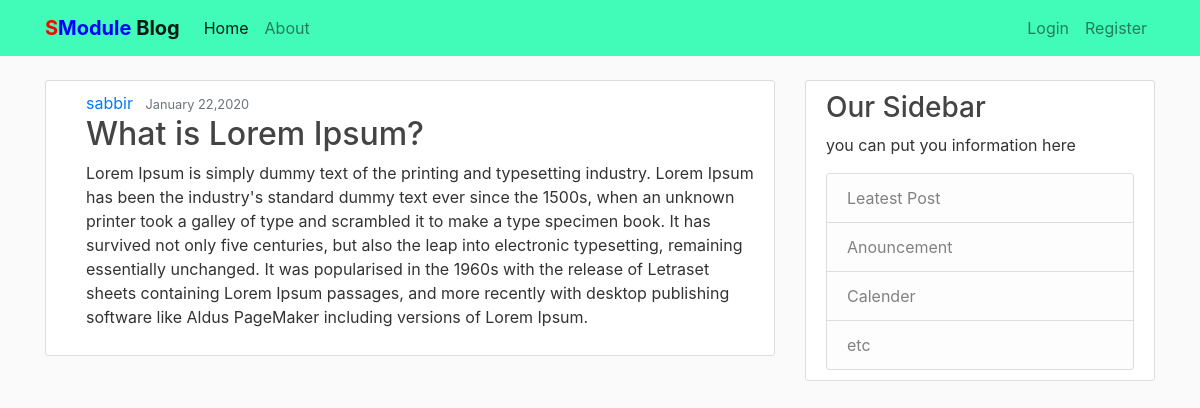
/post/5/, run on an earlier commit of the app's database.
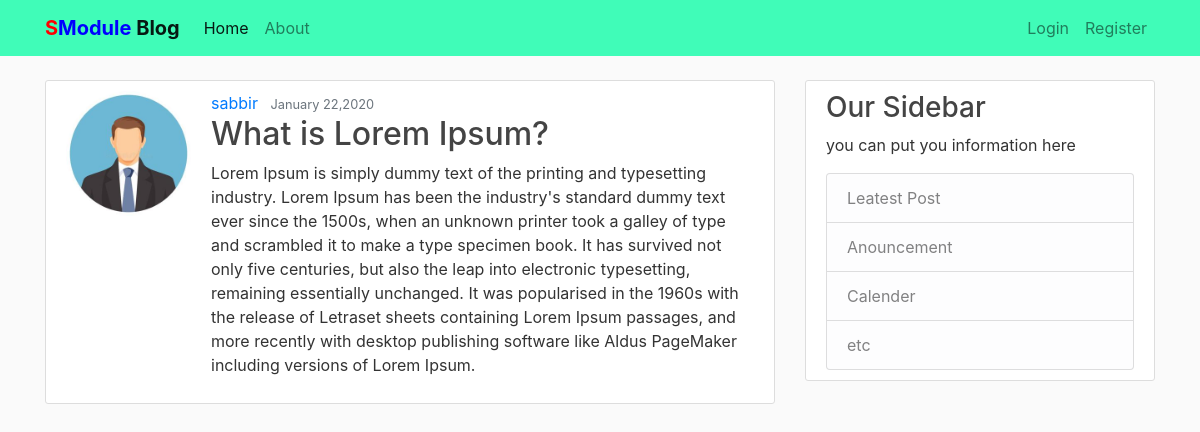
And on a later commit of the database.
### blog/models.py (models this page shows, shortened)
class Posts(models.Model):
    title = models.CharField(max_length=100)
    content = models.TextField()
    date_posted = models.DateTimeField(default=timezone.now)
    author = models.ForeignKey(User, on_delete=models.CASCADE)

### users/models.py (models this page shows, shortened)
class Profile(models.Model):
    user = models.OneToOneField(User, on_delete=models.CASCADE)
    image = models.ImageField(default='default.jpg', upload_to='profile_pics')

### blog/views.py (the view)
class PostDetailView(DetailView):
    model = Posts
    template_name = 'blog/post_detail.html'

### blog/templates/blog/post_detail.html (shortened to what this page needs)
{% extends "blog/base.html" %}
{% block content %}
      <article class="media content-section">
        <img class="rounded-circle account-img" src="{{ object.author.profile.image.url }}" alt="">
        <div class="media-body">
          <div class="article-metadata">
            <a href="#" class="mr-2">{{ object.author }}</a>
            <small class="text-muted">{{ object.date_posted|date:"F d,Y" }}</small>
          </div>
          <h2>{{ object.title }}</h2>
          <p class="article-content">{{ object.content }}</p>
        </div>
      </article>
{% endblock %}

What changed in the data, as far as the page shows it:
changed through a linked row, Posts "What is Lorem Ipsum?": author.profile.image: picture added
